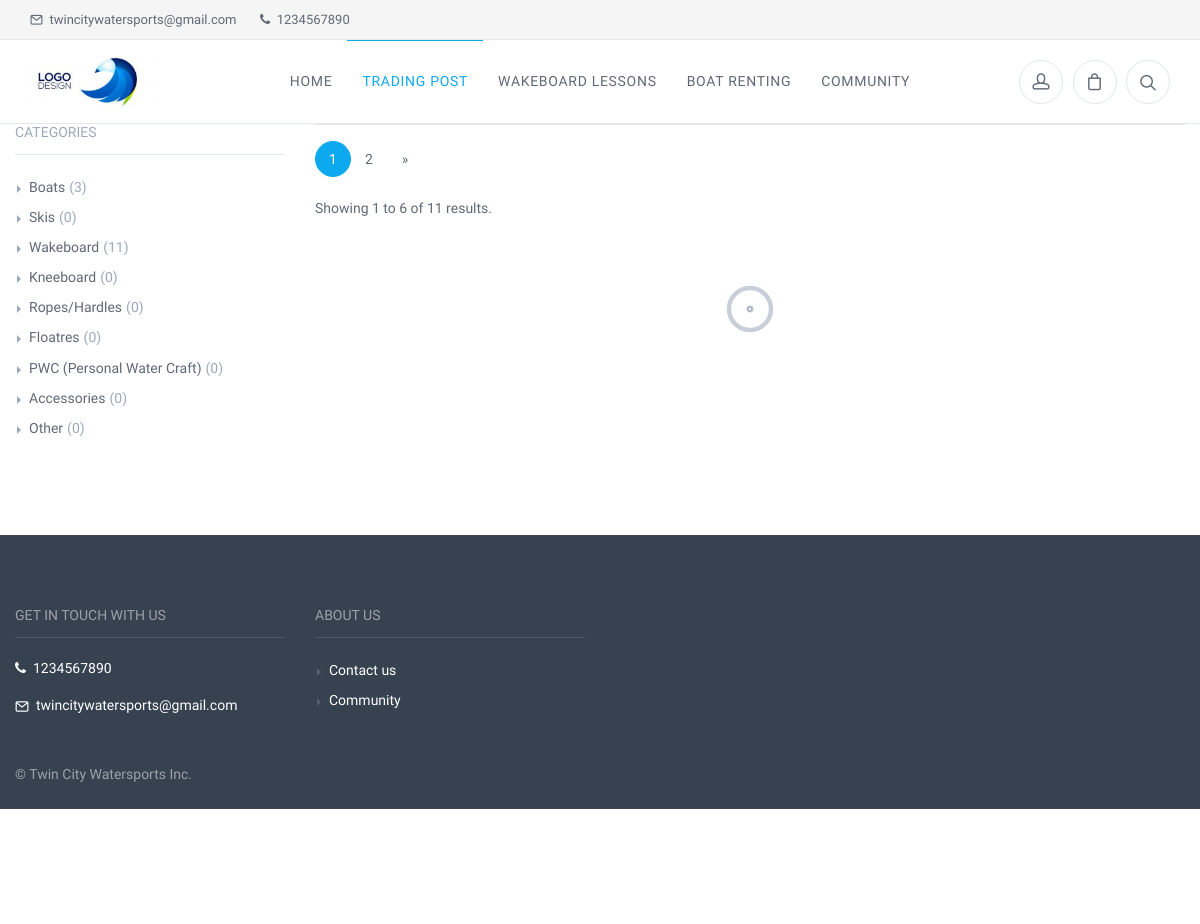
Page /store_items/view_all_items/6 on the committed database.
### tables this page shows
CREATE TABLE `store_categories` (
  `id` int(11) NOT NULL,
  `cat_title` varchar(255) DEFAULT NULL,
  `parent_cat_id` int(11) DEFAULT NULL,
  `priority` int(11) DEFAULT NULL,
  `cat_url` varchar(255) DEFAULT NULL
);

### application/modules/templates/controllers/Templates.php (called while the page is built, shortened)
<?php
class Templates extends MX_Controller {
  function _draw_top_nav_bar() {
    $mysql_query = "SELECT * FROM admin_info WHERE id = 1";
    $admin = $this->db->query($mysql_query)->row();
    $logo_name = $admin->logo_name;
    $data['logo_path'] = base_url().'/media/logos/'.$logo_name;
    $this->load->view('top_nav', $data);
  }
  function public_bootstrap($data) {
    if (!isset($data['view_module'])) {
      $data['view_module'] = $this->uri->segment(1);
    }
    $this->load->module('site_security');
    $this->load->module('site_settings');
    $data['customer_id'] = $this->site_security->_get_user_id();
    $data['our_company'] = $this->site_settings->_get_our_company_name();
    $this->load->view('public_bootstrap', $data);
  }
}

### application/modules/store_items/controllers/Store_items.php (called while the page is built, shortened)
<?php
class Store_items extends MX_Controller {
  function view_all_items() {
    $use_limit = false;
    $mysql_query = $this->_generate_mysql_query_for_view_all_items($use_limit);
    $query = $this->_custom_query($mysql_query);
    $total_items = $query->num_rows();
    $use_limit = true;
    $mysql_query = $this->_generate_mysql_query_for_view_all_items($use_limit);
    $query = $this->_custom_query($mysql_query);
    $pagination_data['template'] = "unishop";
    $pagination_data['target_base_url'] = $this->get_target_pagination_base_url();
    $pagination_data['total_rows'] = $total_items;
    $pagination_data['offset_segment'] = 4;
    $pagination_data['limit'] = $this->get_pagination_limit("main");
    $data['pagination'] = $this->custom_pagination->_generate_pagination($pagination_data);
    $showing_statement_data['limit'] = $this->get_pagination_limit("main");
    $showing_statement_data['offset'] = $this->_get_pagination_offset();
    $showing_statement_data['total_rows'] = $total_items;
    $data['showing_statement'] = $this->custom_pagination->get_showing_statement($showing_statement_data);
    $data['query'] = $query;
    $data['currency_symbol'] = $this->site_settings->_get_currency_symbol();
    $data['view_file'] = "view_items";
    $this->templates->public_bootstrap($data);
  }
  function _generate_mysql_query_for_view_all_items($use_limit) {
    $mysql_query = "SELECT DISTINCT si.id, si.item_url, si.item_price, si.item_title, si.was_price FROM store_items si JOIN item_pics sp ON si.id = sp.item_id";
    if ($use_limit == true) {
      $limit = $this->get_pagination_limit("main");
      $offset = $this->_get_pagination_offset();
      $mysql_query.= " LIMIT ".$offset.", ".$limit;
    }
    return $mysql_query;
  }
  function get_target_pagination_base_url() {
    $first_bit = $this->uri->segment(1);
    $second_bit = $this->uri->segment(2);
    $third_bit = $this->uri->segment(3);
    $target_base_url = base_url().$first_bit."/".$second_bit."/".$third_bit;
    return $target_base_url;
  }
  function get_pagination_limit($location) {
    if ($location == "main")
    $limit = 6;
    else if ($location == "admin")
    $limit = 10;
    return $limit;
  }
  function _get_pagination_offset() {
    $offset = $this->uri->segment(4);
    if (!is_numeric($offset)) {
      $offset = 0;
    }
    return $offset;
  }
  function _custom_query($mysql_query)
  {
    $query = $this->mdl_store_items->_custom_query($mysql_query);
    return $query;
  }
}

### index.php (called while the page is built, shortened)
<?php
require_once BASEPATH.'core/CodeIgniter.php';

### application/third_party/MX/Controller.php (called while the page is built, shortened)
<?php (defined('BASEPATH')) OR exit('No direct script access allowed');
class MX_Controller
{
	public function __construct()
	{
		$class = str_replace(CI::$APP->config->item('controller_suffix'), '', get_class($this));
		$this->load = clone load_class('Loader');
	}
	public function __get($class)
	{
		return CI::$APP->$class;
	}
}

### application/third_party/MX/Router.php (called while the page is built, shortened)
<?php (defined('BASEPATH')) OR exit('No direct script access allowed');
require dirname(__FILE__).'/Modules.php';
class MX_Router extends CI_Router
{
	public $module;
	public function fetch_module()
	{
		return $this->module;
	}
	public function locate($segments)
	{
		$ext = $this->config->item('controller_suffix').EXT;
		list($module, $directory, $controller) = array_pad($segments, 3, NULL);
		foreach (Modules::$locations as $location => $offset)
		{
			if (is_dir($source = $location.$module.'/controllers/'))
			{
				$this->module = $module;
				$this->directory = $offset.$module.'/controllers/';
				if(is_file($source.ucfirst($module).$ext))
				{
					return $segments;
				}
			}
		}
	}
}

### application/third_party/MX/Modules.php (called while the page is built, shortened)
<?php (defined('BASEPATH')) OR exit('No direct script access allowed');
class Modules
{
	public static $routes, $registry, $locations;
	public static function run($module)
	{
		$method = 'index';
		if(($pos = strrpos($module, '/')) != FALSE)
		{
			$method = substr($module, $pos + 1);
			$module = substr($module, 0, $pos);
		}
		if($class = self::load($module))
		{
			if (method_exists($class, $method))	{
				$args = func_get_args();
				$output = call_user_func_array(array($class, $method), array_slice($args, 1));
				$buffer = ob_get_clean();
				return ($output !== NULL) ? $output : $buffer;
			}
		}
	}
	public static function makeEach(&$arr)
	{
		$key = key($arr);
		$result = ($key === null)
		? false
		: [$key, current($arr), 'key' => $key, 'value' => current($arr)];
		return $result;
	}
	public static function load($module)
	{
		(is_array($module)) ? list($module, $params) = Self::makeEach($module) : $params = NULL;
		$alias = strtolower(basename($module));
		if ( ! isset(self::$registry[$alias]))
		{
			list($class) = CI::$APP->router->locate(explode('/', $module));
			$path = APPPATH.'controllers/'.CI::$APP->router->directory;
			$class = $class.CI::$APP->config->item('controller_suffix');
			self::$registry[$alias] = new $controller($params);
		}
		return self::$registry[$alias];
	}
	public static function load_file($file, $path, $type = 'other', $result = TRUE)
	{
		$file = str_replace(EXT, '', $file);
		$location = $path.$file.EXT;
		return $result;
	}
	public static function find($file, $module, $base)
	{
		$segments = explode('/', $file);
		$file = array_pop($segments);
		$file_ext = (pathinfo($file, PATHINFO_EXTENSION)) ? $file : $file.EXT;
		$path = ltrim(implode('/', $segments).'/', '/');
		$module ? $modules[$module] = $path : $modules = array();
		if ( ! empty($segments))
		{
			$modules[array_shift($segments)] = ltrim(implode('/', $segments).'/','/');
		}
		foreach (Modules::$locations as $location => $offset)
		{
			foreach($modules as $module => $subpath)
			{
				$fullpath = $location.$module.'/'.$base.$subpath;
				if ($base == 'libraries/' OR $base == 'models/')
				{
					if(is_file($fullpath.ucfirst($file_ext))) return array($fullpath, ucfirst($file));
				}
				else
				if (is_file($fullpath.$file_ext)) return array($fullpath, $file);
			}
		}
		return array(FALSE, $file);
	}
	public static function parse_routes($module, $uri)
	{
		if ( ! isset(self::$routes[$module]))
		{
			if (list($path) = self::find('routes', $module, 'config/'))
			{
				$path && self::$routes[$module] = self::load_file('routes', $path, 'route');
			}
		}
		if ( ! isset(self::$routes[$module])) return;
	}
}

### application/modules/admin_info/models/Mdl_admin_info.php (called while the page is built, shortened)
<?php if ( ! defined('BASEPATH')) exit('No direct script access allowed');
class Mdl_admin_info extends CI_Model {
  function get_table() {
    $table = "admin_info";
    return $table;
  }
  function get_where($id){
    $table = $this->get_table();
    $this->db->where('id', $id);
    $query=$this->db->get($table);
    return $query;
  }
}

### application/modules/admin_info/controllers/admin_info.php (called while the page is built, shortened)
<?php
class Admin_info extends MX_Controller {
  function get_admin_info() {
    $query = $this->get_where(1);
    $data = $query->row();
    return $data;
  }
  function get_where($admin_id) {
    $query = $this->mdl_admin_info->get_where($admin_id);
    return $query;
  }
}

### application/modules/store_categories/controllers/Store_categories.php (called while the page is built, shortened)
<?php
class Store_categories extends MX_Controller {
  function __construct() {
    $this->load->module('custom_pagination');
  }
  function _draw_categories() {
    $mysql_query = "SELECT * FROM store_categories";
    $query = $this->_custom_query($mysql_query);
    $data['query'] = $query;
    $this->load->view('categories', $data);
  }
  function _get_num_of_items($cat_id) {
    $mysql_query = "SELECT * FROM store_items si JOIN store_cat_assign sca ON si.id = sca.item_id WHERE sca.cat_id = $cat_id";
    $query = $this->_custom_query($mysql_query);
    $num_of_items = $query->num_rows();
    return $num_of_items;
  }
  function _custom_query($mysql_query)
  {
    $this->load->model('mdl_store_categories');
    $query = $this->mdl_store_categories->_custom_query($mysql_query);
    return $query;
  }
}

### application/modules/store_categories/models/Mdl_store_categories.php (called while the page is built, shortened)
<?php if ( ! defined('BASEPATH')) exit('No direct script access allowed');
class Mdl_store_categories extends CI_Model {
function _custom_query($mysql_query) {
    $query = $this->db->query($mysql_query);
    return $query;
}
}

### application/modules/store_items/views/view_items.php (the view, shortened to what this page needs)
<div class="container padding-bottom-2x mb-2">
  <div class="row">
    <?php
    echo Modules::run('store_categories/_draw_categories');
     ?>
    <div class="col-xl-9 col-lg-8 order-lg-2">
      <?php
      if (isset($pagination)) {
        echo $pagination;
      }
       ?>
        ?><br/>
        <?php
        if (isset($showing_statement)) {
        echo $showing_statement;
        }
         ?>
        <br>
        <div class="isotope-grid cols-3 mb-2">
            </div>
        </div>
      </div>
    </div>

### application/modules/templates/views/top_bar.php (shortened to what this page needs)
<?php
$admin = $this->admin_info->get_admin_info();
if (isset($admin->phone)) {
  $phone = $admin->phone;
} else {
  $phone = "";
}
if (isset($admin->email)) {
  $email = $admin->email;
} else {
  $email = "";
}
?>
<div class="topbar">
  <div class="topbar-column">
    <?php
    if ($email != "") {
      ?>
      <a class="hidden-md-down" href="mailto:<?= $email ?>">
        <i class="icon-mail"></i>&nbsp; <?= $email ?>
      </a>
      <?php
    }
    if ($phone != "") {
      ?>
      <a class="hidden-md-down" href="tel:<?= $phone ?>">
        <i class="fa fa-phone"></i>&nbsp; <?= $phone ?>
      </a>
      <?php
    }
      ?>
  </div>
  <div class="topbar-column">
  </div>
</div>

### application/modules/store_categories/views/categories.php (shortened to what this page needs)
<div class="col-lg-3">
  <aside class="sidebar sidebar-offcanvas">
    <section class="widget widget-categories">
      <h3 class="widget-title">Categories</h3>
      <ul>
        <?php
        foreach($query->result() as $row) {
          $cat_id = $row->id;
          $cat_path = base_url().'store_items/view_items_for_category/'.$row->cat_url;
          $cat_title = $row->cat_title;
          $number_of_items = $this->store_categories->_get_num_of_items($cat_id);
          ?>
          <li><a href="<?= $cat_path ?>"><?= $cat_title ?></a><span>(<?= $number_of_items ?>)</span></li>
          <?php
        }
        ?>
      </ul>
    </section>
  </aside>
</div>

### application/modules/templates/views/footer.php (shortened to what this page needs)
<?php
$admin = $this->admin_info->get_admin_info();
if (isset($admin->phone)) {
  $phone = $admin->phone;
} else {
  $phone = "";
}
if (isset($admin->email)) {
  $email = $admin->email;
} else {
  $email = "";
}
if (isset($admin->company_name)) {
  $company_name = $admin->company_name;
} else {
  $company_name = "";
}
?>
<footer class="site-footer">
  <div class="container">
    <div class="row">
      <div class="col-lg-3 col-md-6">
        <section class="widget widget-light-skin">
          <h3 class="widget-title">Get In Touch With Us</h3>
          <?php
          if ($phone != "") {
            ?>
            <p ><a class="navi-link-light" href="tel:<?= $phone ?>"><i class="fa fa-phone"></i>&nbsp;&nbsp;<?= $phone ?></a></p>
            <?php
          }
          if ($email != "") {
            ?>
            <p><a class="navi-link-light" href="mailto:<?= $email ?>"><i class="icon-mail"></i>&nbsp;&nbsp;<?= $email ?></a></p>
            <?php
          }
            ?>
        </section>
      </div>
      <div class="col-lg-3 col-md-6">
        <section class="widget widget-links widget-light-skin">
          <h3 class="widget-title">About Us</h3>
          <ul>
            <li><a href="<?= base_url()."contactus" ?>">Contact us</a></li>
            <li><a href="<?= base_url().'blog/view_blogs' ?>">Community</a></li>
          </ul>
        </section>
      </div>
      </div>
      <?php
      if ($company_name != "") {
      ?>
      <p class="footer-copyright">© <?= $company_name ?></p>
      <?php
    }
      ?>
    </div>
  </footer>

### rows in the picture
store_categories: cat_title "Boats", number_of_items "3"
store_categories: cat_title "Skis", number_of_items "0"
store_categories: cat_title "Wakeboard", number_of_items "11"
store_categories: cat_title "Kneeboard", number_of_items "0"
store_categories: cat_title "Ropes/Hardles", number_of_items "0"
store_categories: cat_title "Floatres", number_of_items "0"
store_categories: cat_title "PWC (Personal Water Craft)", number_of_items "0"
store_categories: cat_title "Accessories", number_of_items "0"
store_categories: cat_title "Other", number_of_items "0"

### other values in the picture
$email "twincitywatersports@gmail.com"
$phone "1234567890"
$pagination "1 2"
$showing_statement "Showing 1 to 6 of 11 results."
$company_name "Twin City Watersports Inc."
